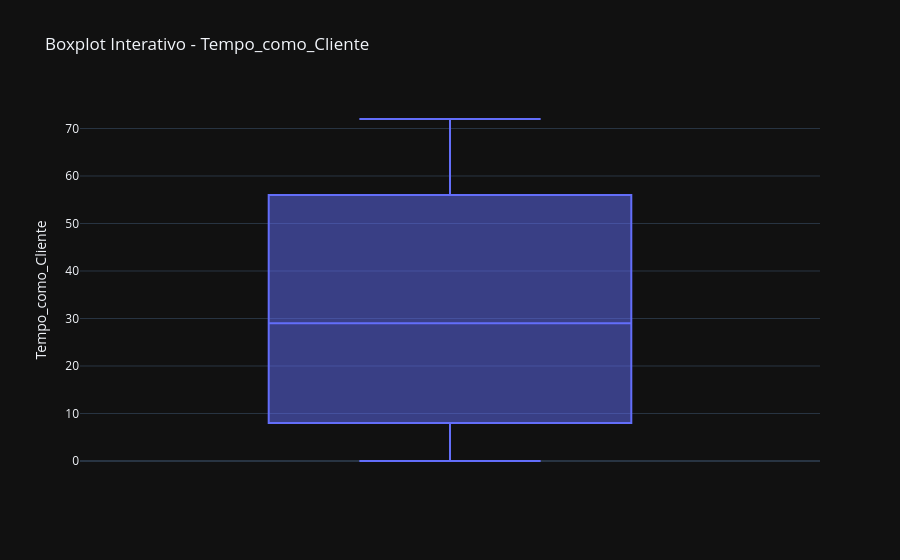
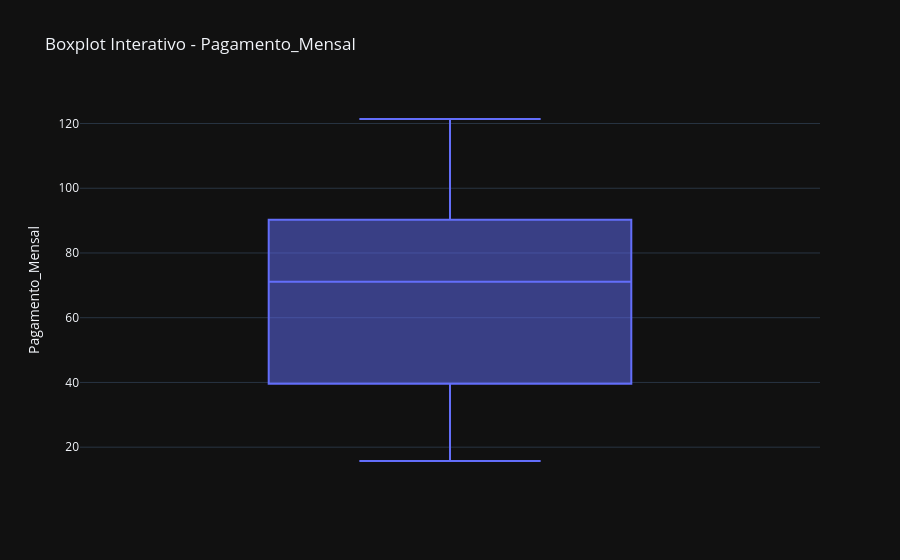
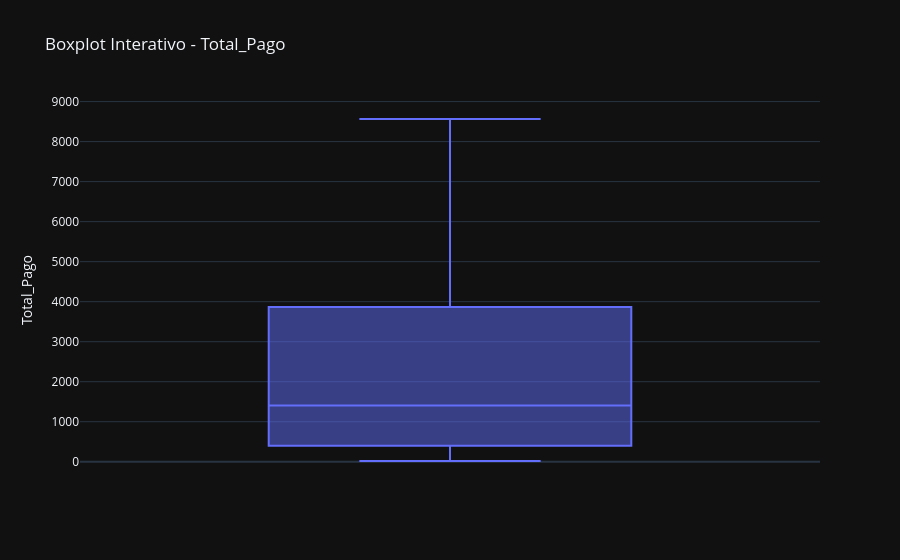

Notebook code cell kept with these figures, in order:
### Markdown cell above
## Identificação de Outliers

### Code cell
colunas_numericas = [
    'Tempo_como_Cliente',
    'Pagamento_Mensal',
    'Total_Pago'
]

for coluna in colunas_numericas:
    fig = px.box(
        df,
        y=coluna,
        points='outliers',
        title=f'Boxplot Interativo - {coluna}',
        labels={coluna: coluna}
    )

    fig.show()

### Figure 1 — Plotly figure (JSON) as saved in the notebook; plotly's stock layout.template omitted (floating-point values rounded to 4 significant figures; data arrays with more than 128 entries replaced by an {"elided": "..."} marker saying what was removed)
{"data": [{"alignmentgroup": "True", "boxpoints": "outliers", "hovertemplate": "Tempo_como_Cliente=%{y}<extra></extra>", "legendgroup": "", "marker": {"color": "#636efa"}, "name": "", "notched": false, "offsetgroup": "", "orientation": "v", "showlegend": false, "x0": " ", "xaxis": "x", "y": {"elided": "2488 int values"}, "y0": " ", "yaxis": "y", "type": "box"}], "layout": {"xaxis": {"anchor": "y", "domain": [0.0, 1.0]}, "yaxis": {"anchor": "x", "domain": [0.0, 1.0], "title": {"text": "Tempo_como_Cliente"}}, "legend": {"tracegroupgap": 0}, "title": {"text": "Boxplot Interativo - Tempo_como_Cliente"}, "boxmode": "group"}}

### Figure 2 — Plotly figure (JSON) as saved in the notebook; plotly's stock layout.template omitted (floating-point values rounded to 4 significant figures; data arrays with more than 128 entries replaced by an {"elided": "..."} marker saying what was removed)
{"data": [{"alignmentgroup": "True", "boxpoints": "outliers", "hovertemplate": "Pagamento_Mensal=%{y}<extra></extra>", "legendgroup": "", "marker": {"color": "#636efa"}, "name": "", "notched": false, "offsetgroup": "", "orientation": "v", "showlegend": false, "x0": " ", "xaxis": "x", "y": {"elided": "2488 float values"}, "y0": " ", "yaxis": "y", "type": "box"}], "layout": {"xaxis": {"anchor": "y", "domain": [0.0, 1.0]}, "yaxis": {"anchor": "x", "domain": [0.0, 1.0], "title": {"text": "Pagamento_Mensal"}}, "legend": {"tracegroupgap": 0}, "title": {"text": "Boxplot Interativo - Pagamento_Mensal"}, "boxmode": "group"}}

### Figure 3 — Plotly figure (JSON) as saved in the notebook; plotly's stock layout.template omitted (floating-point values rounded to 4 significant figures; data arrays with more than 128 entries replaced by an {"elided": "..."} marker saying what was removed)
{"data": [{"alignmentgroup": "True", "boxpoints": "outliers", "hovertemplate": "Total_Pago=%{y}<extra></extra>", "legendgroup": "", "marker": {"color": "#636efa"}, "name": "", "notched": false, "offsetgroup": "", "orientation": "v", "showlegend": false, "x0": " ", "xaxis": "x", "y": {"elided": "2488 float values"}, "y0": " ", "yaxis": "y", "type": "box"}], "layout": {"xaxis": {"anchor": "y", "domain": [0.0, 1.0]}, "yaxis": {"anchor": "x", "domain": [0.0, 1.0], "title": {"text": "Total_Pago"}}, "legend": {"tracegroupgap": 0}, "title": {"text": "Boxplot Interativo - Total_Pago"}, "boxmode": "group"}}
